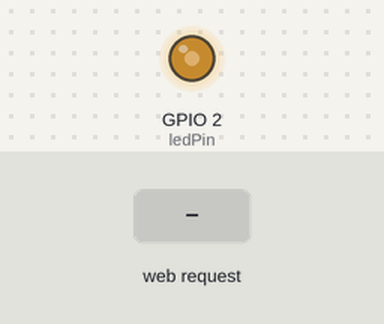
A sketch run on a simulated ESP32. Shown: output pins drawn as LEDs (lit = HIGH). The inputs (shaded band) are chosen by the test bench. WiFi joins after 1.5 s; servers stay silent unless stated; what the sketch prints to the serial monitor is not drawn.

Above: at 3.7 s.
3.8 s: HTTP request GET /set?value= received
At 4.1 s:
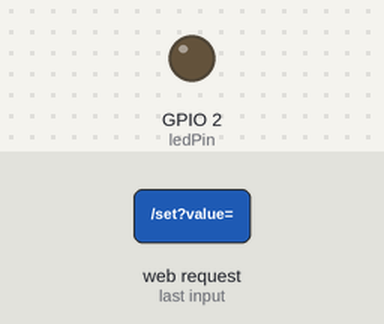
Timing chart, 0 to 6.8 s (numbered marks = the images above; inputs shaded):
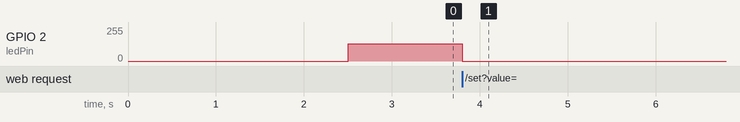

The sketch:

Brightness_Controll_Web.ino
```cpp
#include "driver/ledc.h"
#include <WiFi.h>

const char* ssid = "ARIFY";
const char* password = "arifESAT?";

WiFiServer server(80);

const int ledPin = 2;      // Dahili LED pini
const int freq = 5000;     // PWM frekansı
const int resolution = 8;  // 8-bit (0–255)
int brightness = 128;      // Başlangıç parlaklığı

void setup() {
  Serial.begin(115200);
  delay(1000);
  Serial.println("\nBa[laniliyor....]");

  WiFi.begin(ssid, password);
  while(WiFi.status() != WL_CONNECTED){
    delay(500);
    Serial.print(".");
  }

  Serial.println("");
  Serial.println("Wi-Fi Connected!");
  Serial.print("ESP32 IP Address: ");
  Serial.println(WiFi.localIP());

  server.begin();

  // LEDC zamanlayıcıyı ve kanalı ayarla
  ledc_timer_config_t ledTimer = {
    .speed_mode = LEDC_LOW_SPEED_MODE,
    .duty_resolution = LEDC_TIMER_8_BIT,
    .timer_num = LEDC_TIMER_0,
    .freq_hz = freq,
    .clk_cfg = LEDC_AUTO_CLK
  };
  ledc_timer_config(&ledTimer);

  ledc_channel_config_t ledChannel = {
    .gpio_num   = ledPin,
    .speed_mode = LEDC_LOW_SPEED_MODE,
    .channel    = LEDC_CHANNEL_0,
    .intr_type  = LEDC_INTR_DISABLE,
    .timer_sel  = LEDC_TIMER_0,
    .duty       = brightness,
    .hpoint     = 0
  };
  ledc_channel_config(&ledChannel);

  // İlk duty değeri uygula
  ledc_set_duty(LEDC_LOW_SPEED_MODE, LEDC_CHANNEL_0, brightness);
  ledc_update_duty(LEDC_LOW_SPEED_MODE, LEDC_CHANNEL_0);
}

void loop() {
  WiFiClient client = server.available();
  if(!client) return;

  while(!client.available()){
    delay(1);
  }

  String req = client.readStringUntil('\r');
  client.flush();

  Serial.println(req);

  if(req.indexOf("/set?value=") != -1){
    int valStart = req.indexOf('=') + 1;
    int valEnd = req.indexOf(' ', valStart);
    String valStr = req.substring(valStart, valEnd);
    int val = valStr.toInt();

    if(val >= 0 && val <= 255){
      brightness = val;
      ledc_set_duty(LEDC_LOW_SPEED_MODE, LEDC_CHANNEL_0, brightness);
      ledc_update_duty(LEDC_LOW_SPEED_MODE, LEDC_CHANNEL_0);
      Serial.printf("Yeni Parlaklik: %d\n", brightness);
    }
  }

  String html = R"rawliteral(
  <!DOCTYPE html>
  <html>
  <head>
  <title>ESP32 LED Kontrol</title>
  <meta name="viewport" content="width=device-width, initial-scale=1">
<style>
body { font-family: Arial; text-align: center; }
input[type=range] { width: 80%%; }
</style>
</head>
<body>
  <h2>ESP32 LED Parlaklik Kontrolu</h2>
  <p>Parlaklik: <span id="val">%BRIGHT%</span></p>
  <input type="range" min="0" max="255" value="%BRIGHT%" id="slider" oninput="update(this.value)">
  <script>
    function update(val){
      document.getElementById('val').innerText = val;
      fetch('/set?value=' + val);
    }
  </script>
</body>
</html>
)rawliteral";

  html.replace("%BRIGHT%", String(brightness));

  client.println("HTTP/1.1 200 OK");
  client.println("Content-Type: text/html");
  client.println("Connection: close");
  client.println();
  client.println(html);
  client.stop();
}
```

Measured:
- after the input at 3.8 s, GPIO 2 (ledPin): 128/255 → 0/255 at once
